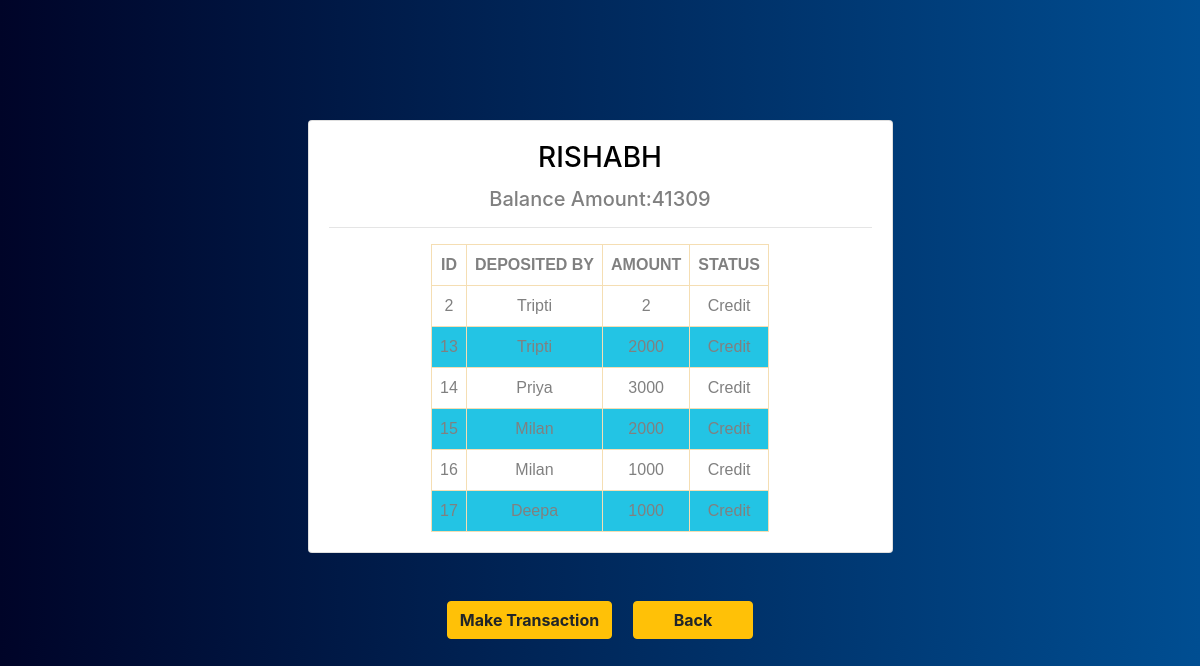
The page /users/details/1 on the database its author committed.
### cal/models.py (models this page shows, shortened)
class Users(models.Model):
    Name= models.CharField(max_length=80)
    Email= models.EmailField(max_length=70,blank=True, unique=True)
    Credit = models.IntegerField(blank=True, null=True)
    def __str__(self):
        return str(self.Name)

class Transactions(models.Model):
    WhoUsers=models.ForeignKey(to=Users, on_delete=CASCADE, related_name="WhoUser")
    WhomUsers=models.ForeignKey(to=Users, on_delete=CASCADE, related_name="WhomUser")
    Amount = models.IntegerField(blank=True, null=True)
    Status= models.CharField(max_length=80, default="Credit", choices=(("Credit","Credit"),("Debit","Debit")))

### cal/views.py (the view)
# urls.py: path('users/details/<int:pk>', views.UserDetail.as_view(), name='details'),
class UserDetail(DetailView):
    model=Users
    template_name="details.html"
    def get_context_data(self, **kwargs):
        context = DetailView.get_context_data(self, **kwargs)
        context["user"]=Users.objects.get(id=self.kwargs["pk"])
        context["transaction"]=Transactions.objects.filter(WhomUsers=self.kwargs["pk"])
        return context

### templates/details.html
{%extends 'base.html'%}
{%block content%}
<br>
<br>
<br>
<br>
<br>
<div class="row">
    <div class="col-md-6 offset-sm-3 text-center">
        <div class="card">
            <div class="card-body" style="color: gray">
                <h3 class="card-title" style="color: black;text-transform: uppercase">{{user.Name}}</h3>
                <h5 class="" style="color: gray">Balance Amount:{{user.Credit}}</h5>
                <table class="mx-auto">
                    <thead>
                        <tr>
                            <th>ID</th>
                            <th>DEPOSITED BY</th>
                            <th>AMOUNT</th>
                            <th>STATUS</th>
                            <hr>
                        </tr>
                    </thead>
                    <tbody>
                        {% for p in transaction%}
                        <tr>
                            <td style="color: gray">{{p.id}}</td>
                            <td style="color: gray">{{p.WhoUsers}}</td>
                            <td style="color: gray">{{p.Amount}}</td>
                            <td style="color: gray">{{p.Status}}</td>
                        </tr>
                        {%endfor%}
                    </tbody>
                </table>
            </div>
        </div>
    </div>
</div>
<br>
<br>
<div class="row">
    <div class="col-md-12 text-center">
        <a class='btn btn-warning mx-2' href="/transactions/{{user.id}}" style="font-weight: bold">Make Transaction</a>
        <a class='btn btn-warning mx-2' style="padding: 6px 40px; font-weight: bold" href="{% url 'users' %}">Back</a>
    </div>
</div>
{%endblock%}

### templates/base.html (style rules this page uses)
table { font-family: arial, sans-serif; border-collapse: collapse; }
td, th { border: 1px solid wheat; text-align: center; padding: 8px; }
tr:nth-child(even) { background-color: #23c4e4; }

### rows shown on the page
Users: Name "RISHABH", Credit "41309"
Transactions: id "2", WhoUsers "Tripti", Amount "2", Status "Credit"
Transactions: id "13", WhoUsers "Tripti", Amount "2000", Status "Credit"
Transactions: id "14", WhoUsers "Priya", Amount "3000", Status "Credit"
Transactions: id "15", WhoUsers "Milan", Amount "2000", Status "Credit"
Transactions: id "16", WhoUsers "Milan", Amount "1000", Status "Credit"
Transactions: id "17", WhoUsers "Deepa", Amount "1000", Status "Credit"
